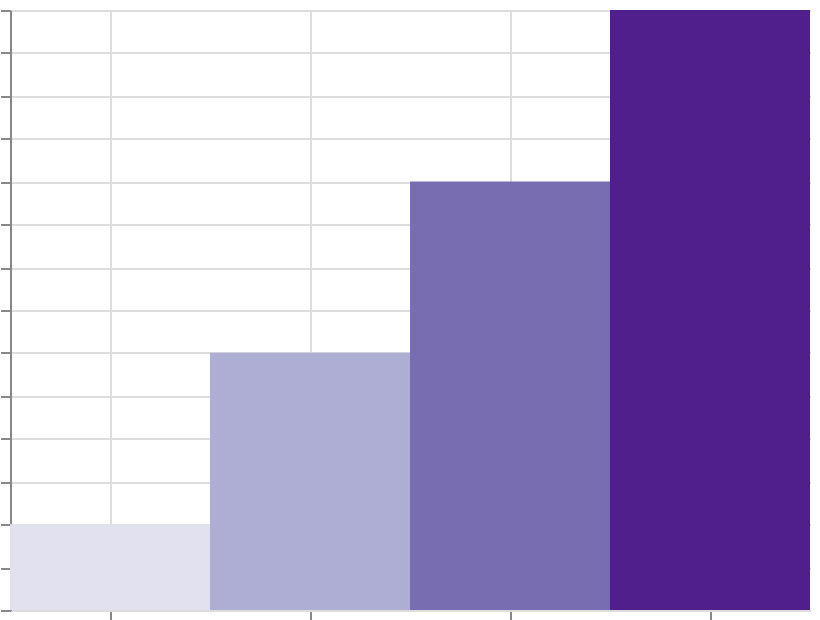

Here is the Vega-Lite specification saved for this chart:
### Vega specification from a JSON file in a GitHub repository (floating-point values rounded to 4 significant figures)
{"$schema": "https://vega.github.io/schema/vega/v6.json", "width": 400, "height": 300, "padding": 5, "autosize": "none", "data": [{"name": "table", "values": [{"cat": "A", "val": 10}, {"cat": "B", "val": 30}, {"cat": "C", "val": 50}, {"cat": "D", "val": 70}]}], "scales": [{"name": "x", "type": "band", "domain": {"data": "table", "field": "cat", "sort": true}, "range": "width"}, {"name": "y", "type": "linear", "domain": {"data": "table", "field": "val"}, "range": [{"signal": "height"}, 0], "zero": true, "nice": true}, {"name": "color", "type": "linear", "domain": {"data": "table", "field": "val"}, "range": {"scheme": "purples"}}], "marks": [{"type": "rect", "from": {"data": "table"}, "encode": {"update": {"x": {"scale": "x", "field": "cat"}, "width": {"scale": "x", "band": 1}, "y": {"scale": "y", "field": "val"}, "y2": {"scale": "y", "value": 0}, "fill": {"scale": "color", "field": "val"}}}}], "axes": [{"scale": "x", "orient": "bottom", "grid": true, "labels": false}, {"scale": "y", "orient": "left", "grid": true, "labels": false}], "legends": [{"fill": "color"}]}
